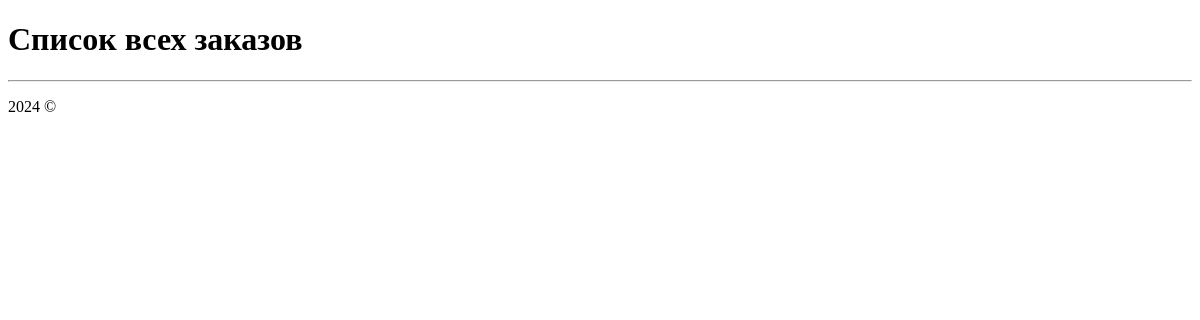
The page /shop/orders/ on the database as committed earlier.
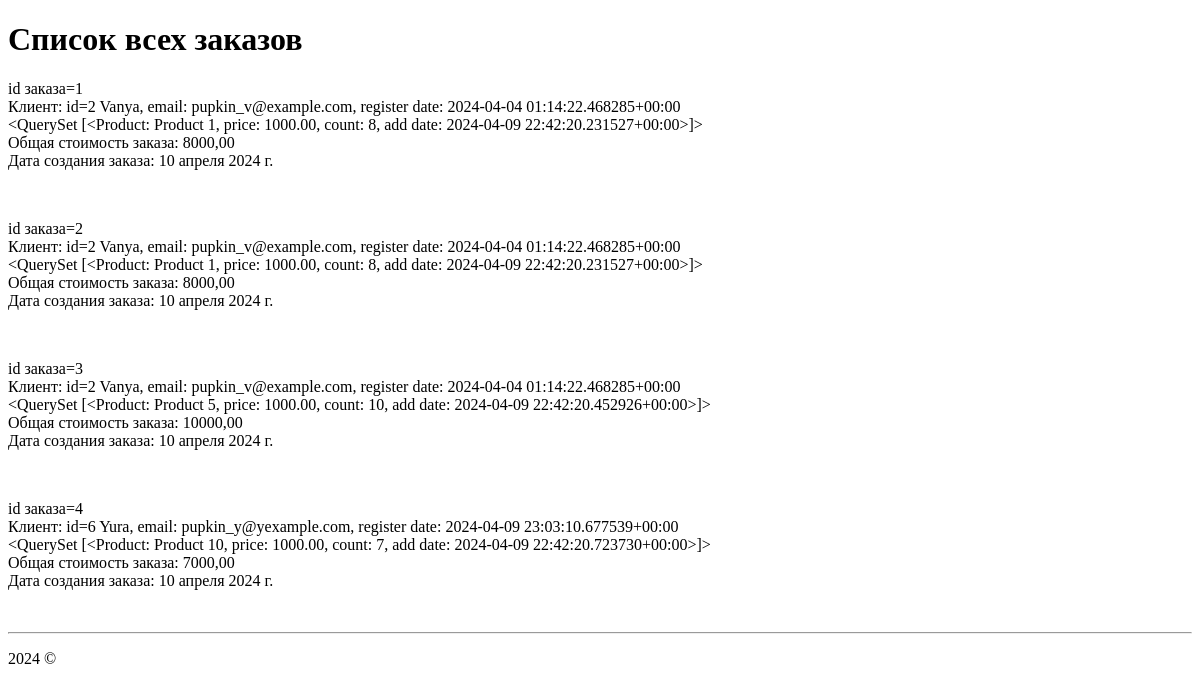
The same page on the database as committed later.
### myapp2/models.py (models this page shows, shortened)
class Order(models.Model):
    client = models.ForeignKey(Client, on_delete=models.CASCADE)
    product = models.ManyToManyField(Product)
    order_sum = models.DecimalField(max_digits=10, decimal_places=2)
    order_date = models.DateField(auto_now_add=True)
    is_paid = models.BooleanField(default=False)

class Client(models.Model):
    name = models.CharField(max_length=100)
    email = models.EmailField()
    phone = models.CharField(max_length=20)
    address = models.CharField(max_length=200)
    register_date = models.DateTimeField(auto_now_add=True)
    def __str__(self) -> str:
        return f'{self.name}, email: {self.email}, register date: {self.register_date}'

class Product(models.Model):
    title = models.CharField(max_length=100)
    description = models.TextField()
    price = models.DecimalField(max_digits=10, decimal_places=2)
    count = models.IntegerField()
    add_date = models.DateTimeField(auto_now_add=True)
    image_product = models.ImageField(upload_to="images/")
    def __str__(self) -> str:
        return (f'{self.title}, price: {self.price}, count: {self.count}, add date: {self.add_date}')

### myapp2/views.py (the view)
# urls.py: path('orders/', views.orders, name='orders'),  # вывод всех заказов
def orders(request):
    products_all = []
    orders = Order.objects.all()
    context = {
        'orders': orders
    }
    return render(request, 'myapp2/orders_all.html', context=context)

### myapp2/templates/myapp2/orders_all.html (shortened to what this page needs)
{% extends 'myapp2/base.html' %}
{% block content %}
<h1>Список всех заказов</h1>
{% for order in orders %}
<p>
    id заказа={{ order.id }} <br>
    Клиент: id={{order.client.id}} {{ order.client }} <br>
    {{ order.product.all }}
    <br> Общая стоимость заказа: {{ order.order_sum }} <br>
    Дата создания заказа: {{ order.order_date }} <br>
</p>
<br>
{% endfor %}
{% endblock %}

Rows that differ between the two databases and show on the page:
added Order: id "1", client.id "2", client "Vanya, email: pupkin_v@example.com, register date: 2024-04-04 01:14:22.468285+00:00", product.all "<QuerySet [<Product: Product 1, price: 1000.00, count: 8, add date: 2024-04-09 22:42:20.231527+00:00>]>", order_sum "8000,00", order_date "10 апреля 2024 г."
added Order: id "2", client.id "2", client "Vanya, email: pupkin_v@example.com, register date: 2024-04-04 01:14:22.468285+00:00", product.all "<QuerySet [<Product: Product 1, price: 1000.00, count: 8, add date: 2024-04-09 22:42:20.231527+00:00>]>", order_sum "8000,00", order_date "10 апреля 2024 г."
added Order: id "3", client.id "2", client "Vanya, email: pupkin_v@example.com, register date: 2024-04-04 01:14:22.468285+00:00", product.all "<QuerySet [<Product: Product 5, price: 1000.00, count: 10, add date: 2024-04-09 22:42:20.452926+00:00>]>", order_sum "10000,00", order_date "10 апреля 2024 г."
added Order: id "4", client.id "6", client "Yura, email: pupkin_y@yexample.com, register date: 2024-04-09 23:03:10.677539+00:00", product.all "<QuerySet [<Product: Product 10, price: 1000.00, count: 7, add date: 2024-04-09 22:42:20.723730+00:00>]>", order_sum "7000,00", order_date "10 апреля 2024 г."
